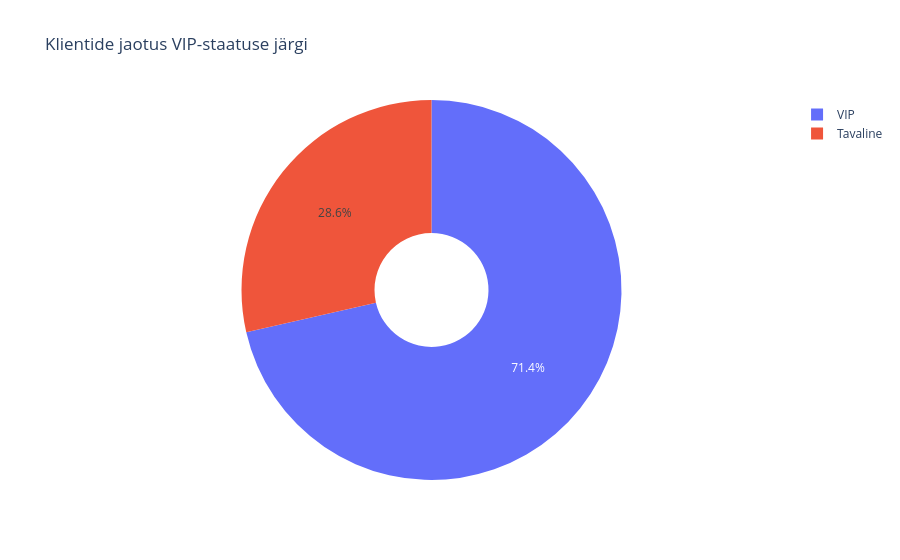

Notebook source saved alongside this figure:
### Code cell
fig_pie = px.pie(
    customer_summary, 
    names='vip_status', 
    title='Klientide jaotus VIP-staatuse järgi',
    hole=0.3 # Teeb diagrammi keskelt tühjaks (Donut chart), mis on visuaalselt ilusam
)
fig_pie.show()

### Figure 1 — Plotly figure (JSON) as saved in the notebook; plotly's stock layout.template omitted (floating-point values rounded to 4 significant figures)
{"data": [{"domain": {"x": [0, 1], "y": [0, 1]}, "hole": 0.3, "hovertemplate": "vip_status=%{label}<extra></extra>", "labels": ["VIP", "VIP", "VIP", "VIP", "VIP", "Tavaline", "Tavaline"], "legendgroup": "", "name": "", "showlegend": true, "type": "pie"}], "layout": {"legend": {"tracegroupgap": 0}, "title": {"text": "Klientide jaotus VIP-staatuse järgi"}}}
